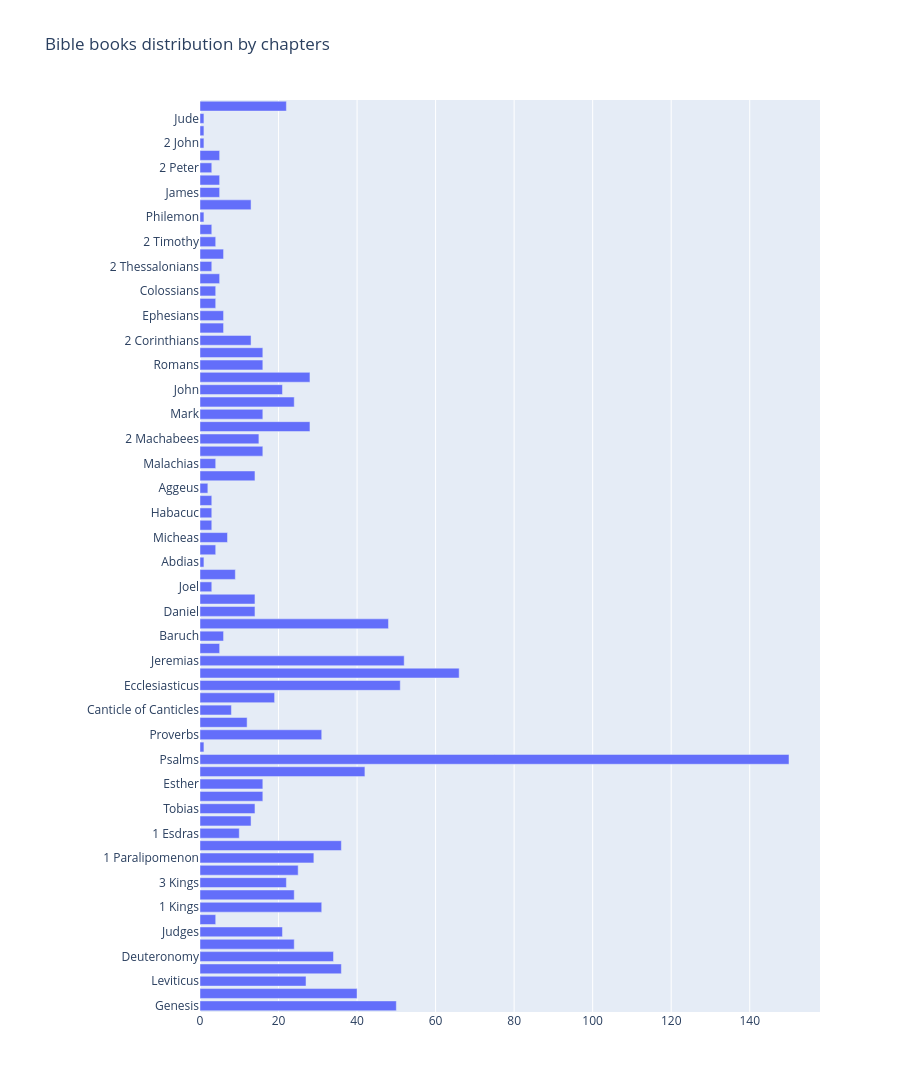

Here is the notebook cell this chart was saved with:
### Code cell
plot_chapters_distribution(chp_grp_dict, "Bible books distribution by chapters")

### Figure 1 — Plotly figure (JSON) as saved in the notebook; plotly's stock layout.template omitted (floating-point values rounded to 4 significant figures)
{"data": [{"orientation": "h", "type": "bar", "x": [50, 40, 27, 36, 34, 24, 21, 4, 31, 24, 22, 25, 29, 36, 10, 13, 14, 16, 16, 42, 150, 1, 31, 12, 8, 19, 51, 66, 52, 5, 6, 48, 14, 14, 3, 9, 1, 4, 7, 3, 3, 3, 2, 14, 4, 16, 15, 28, 16, 24, 21, 28, 16, 16, 13, 6, 6, 4, 4, 5, 3, 6, 4, 3, 1, 13, 5, 5, 3, 5, 1, 1, 1, 22], "y": ["Genesis", "Exodus", "Leviticus", "Numbers", "Deuteronomy", "Josue", "Judges", "Ruth", "1 Kings", "2 Kings", "3 Kings", "4 Kings", "1 Paralipomenon", "2 Paralipomenon", "1 Esdras", "2 Esdras", "Tobias", "Judith", "Esther", "Job", "Psalms", "Psalm", "Proverbs", "Ecclesiastes", "Canticle of Canticles", "Wisdom", "Ecclesiasticus", "Isaias", "Jeremias", "Lamentations", "Baruch", "Ezechiel", "Daniel", "Osee", "Joel", "Amos", "Abdias", "Jonas", "Micheas", "Nahum", "Habacuc", "Sophonias", "Aggeus", "Zacharias", "Malachias", "1 Machabees", "2 Machabees", "Matthew", "Mark", "Luke", "John", "Acts", "Romans", "1 Corinthians", "2 Corinthians", "Galatians", "Ephesians", "Philippians", "Colossians", "1 Thessalonians", "2 Thessalonians", "1 Timothy", "2 Timothy", "Titus", "Philemon", "Hebrews", "James", "1 Peter", "2 Peter", "1 John", "2 John", "3 John", "Jude", "Apocalypse"]}], "layout": {"height": 1480, "margin": {"l": 200}, "title": {"text": "Bible books distribution by chapters"}, "yaxis": {"automargin": true}}}
